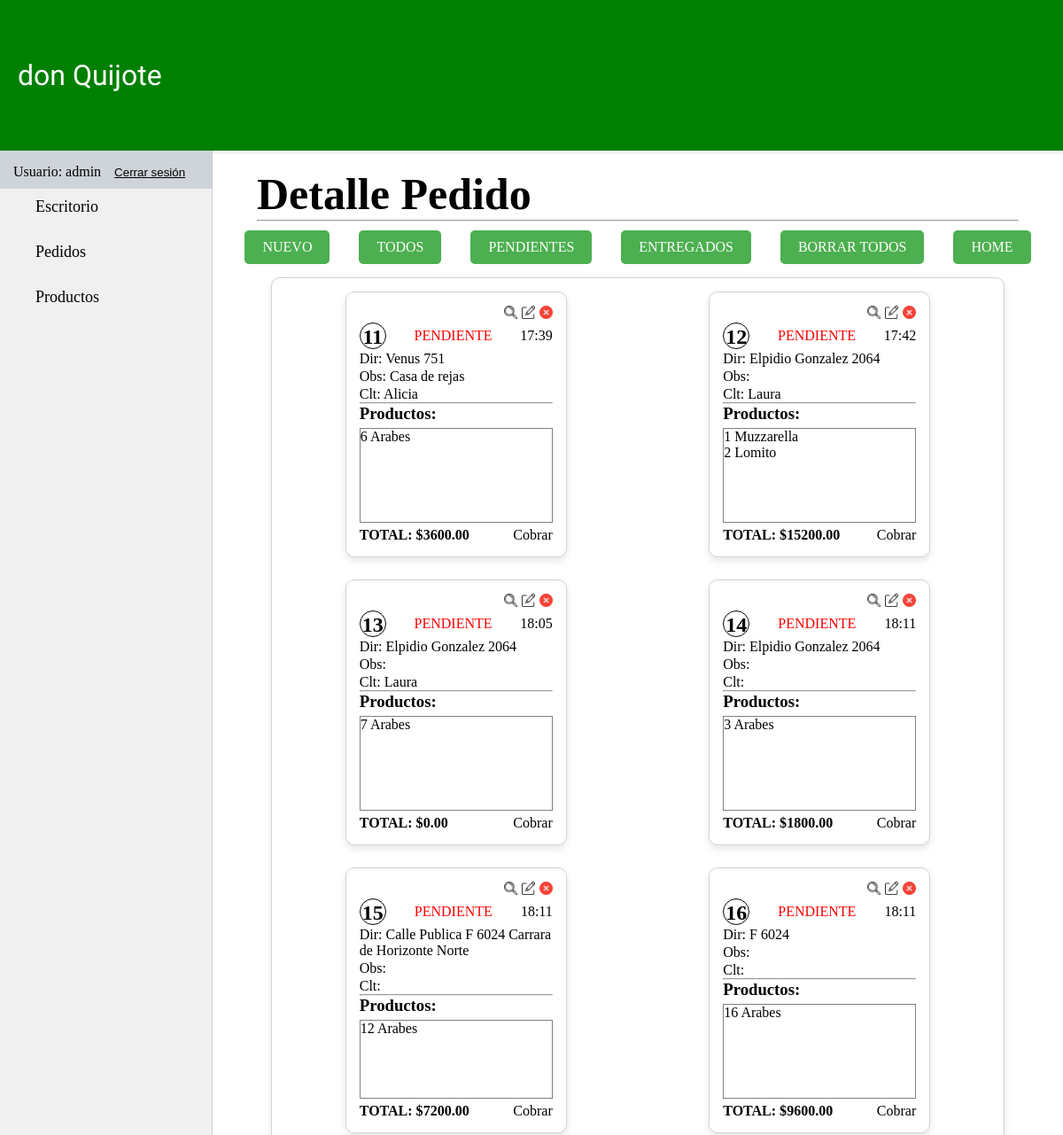
/pedido/pedido/list/ (signed in, upper part), run on an earlier commit of the app's database.
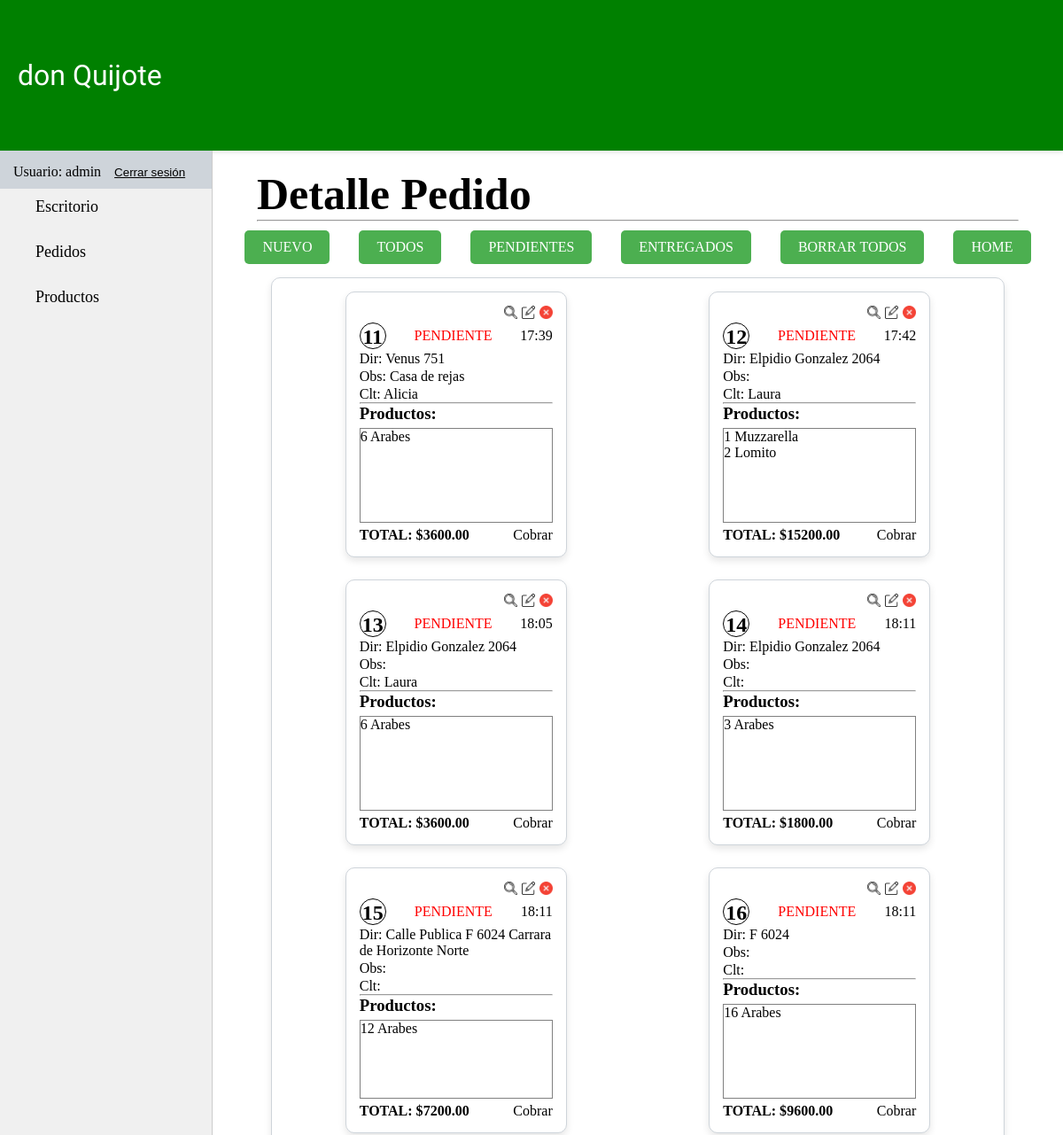
And on a later commit of the database.
### pedido/models.py (models this page shows, shortened)
class PedidoProducto(models.Model):
    pedido = models.ForeignKey(Pedido, on_delete=models.CASCADE)
    producto = models.ForeignKey("producto.Producto", on_delete=models.DO_NOTHING)
    cantidad = models.IntegerField(default=1)

class Pedido(models.Model):
    ESTADO_CHOICES = [
        ('Entregado', 'Entregado'),
        ('Pendiente', 'Pendiente'),
        ('Cancelado', 'Cancelado')
    ]
    PAGO_CHOICES = [
        ('Efectivo', 'P. EFECT'),
        ('Transferencia', 'P. TRANSF'),
        ('Debito', 'P. DEBITO'),
        ('Cobrar', 'COBRAR')
    ]
    estado = models.CharField(max_length=10, choices=ESTADO_CHOICES, default='Pendiente')
    hora = models.TimeField(editable=False)
    direccion = models.CharField(max_length=100)
    cliente = models.TextField(max_length=100, blank=True, null=True)
    observacion = models.TextField(max_length=100, blank=True, null=True)
    precio_total = models.DecimalField(max_digits=10, decimal_places=2, default=0.00)
    pago = models.CharField(max_length=13, choices=PAGO_CHOICES, default='Cobrar')

### producto/models.py (models this page shows, shortened)
class Producto(models.Model):
    nombre = models.CharField(max_length=50)
    descripcion = models.CharField(max_length=200)
    precio_unit = models.DecimalField(max_digits=10, decimal_places=2)
    precio_doc = models.DecimalField(max_digits=10, decimal_places=2, null=True, blank=True)
    categoria_id = models.ForeignKey(ProductoCategoria, on_delete=models.CASCADE)

### pedido/views.py (the view)
# urls.py: path("pedido/list/", views.PedidoList.as_view(), name="pedido_list"),
class PedidoList(LoginRequiredMixin, ListView):
    model = models.Pedido
    def get_queryset(self):
        queryset = models.Pedido.objects.all()
        consulta = self.request.GET.get("consulta")
        estado = self.request.GET.get("estado")
        if consulta:
            queryset = queryset.filter(nombre__icontains=consulta)
        if estado:
            queryset = queryset.filter(estado=estado)
        return queryset

### pedido/templates/pedido/pedido_list.html
{% extends 'core/base.html' %}
{% load static %}
{% block titulo %}
    {% include 'core/components/titulo.html' with titulo="Detalle Pedido" %}
{% endblock titulo %}
{% block section %}
    {% include 'pedido/components/opciones_pedidos.html' %}
    <div class="form-container-pedidos">
        {% if object_list %}
            {% for pedido in object_list %}
                <div class="pedido">
                    <div class="pedido-opc">
                        <a href="{% url 'pedidos:pedido_detail' pedido.id %}"><img class="icono-opcion-producto" src="{% static 'core/img/lupa.webp' %}" alt="Detalle Pedido"></a>
                        <a href="{% url 'pedidos:pedido_update' pedido.id %}"><img class="icono-opcion-producto" src="{% static 'core/img/editar.webp' %}" alt="Modificar Pedido"></a>
                        <a href="{% url 'pedidos:pedido_delete' pedido.id %}"><img class="icono-opcion-producto" src="{% static 'core/img/eliminar.webp' %}" alt="Borrar Pedido"></a>
                    </div>
                    <div class="ped-est-hr">
                        <h2 class="nro-pedido">{{ pedido.id }}</strong></h2>
                        <p><span {% if pedido.estado == "Pendiente" or pedido.estado == "Cancelado" %} style="color: red;" {% else %} style="color: green;" {% endif %} class="estado">{{pedido.estado}}</span></p>
                        <p>{{ pedido.hora|time:"H:i" }}</p>
                    </div>
                    <p class="datos-pedido">Dir: {{ pedido.direccion }}</p>
                    <p class="datos-pedido">Obs: {{ pedido.observacion }}</p>
                    <p class="datos-pedido">Clt: {{ pedido.cliente }}</p>
                    <hr>
                    <h3>Productos:</h3>
                    <div class="productos-pedidos">
                        {% for pedido_producto in pedido.pedidoproducto_set.all %}
                            <p>{{ pedido_producto.cantidad }} {{ pedido_producto.producto.nombre }}</p>
                        {% endfor %}
                    </div>
                    <p class="precio-pago"><strong>TOTAL: ${{ pedido.precio_total }}</strong>  {{ pedido.pago }}</p>
                </div>
            {% endfor %}
        {% else %}
            <p>No hay pedidos para mostrar.</p>
        {% endif %}
    </div>
{% endblock section %}

What changed in the data, as far as the page shows it:
changed Pedido id 13: precio_total "0.00" → "3600.00"
changed PedidoProducto (number 4 of 7 on the later page): cantidad "7" → "6"
